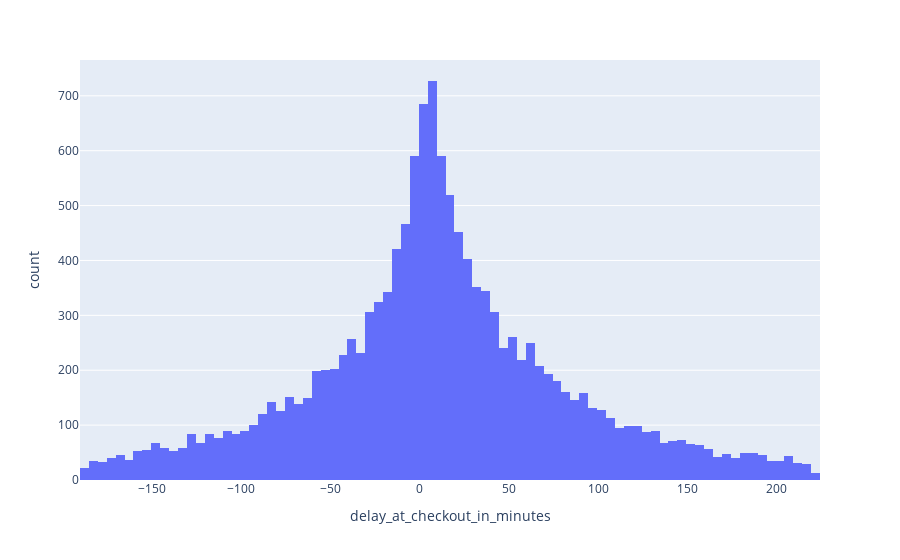

Notebook code for this chart:
### Code cell
# Create an histogram chart using Plotly Express
fig = px.histogram(data_IQR, x="delay_at_checkout_in_minutes")
fig.show()

### Figure 1 — Plotly figure (JSON) as saved in the notebook; plotly's stock layout.template omitted (floating-point values rounded to 4 significant figures; data arrays with more than 128 entries replaced by an {"elided": "..."} marker saying what was removed)
{"data": [{"alignmentgroup": "True", "bingroup": "x", "hovertemplate": "delay_at_checkout_in_minutes=%{x}<br>count=%{y}<extra></extra>", "legendgroup": "", "marker": {"color": "#636efa", "pattern": {"shape": ""}}, "name": "", "offsetgroup": "", "orientation": "v", "showlegend": false, "type": "histogram", "x": {"elided": "13916 int values"}, "xaxis": "x", "yaxis": "y"}], "layout": {"barmode": "relative", "legend": {"tracegroupgap": 0}, "margin": {"t": 60}, "xaxis": {"anchor": "y", "domain": [0, 1], "title": {"text": "delay_at_checkout_in_minutes"}}, "yaxis": {"anchor": "x", "domain": [0, 1], "title": {"text": "count"}}}}
